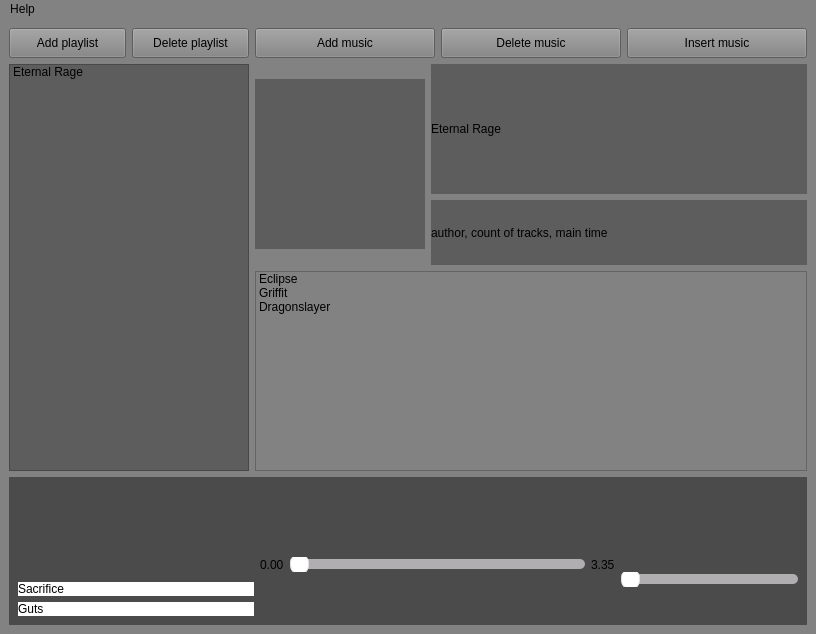
<?xml version="1.0" encoding="UTF-8"?>
<ui version="4.0">
 <class>SpotiFuck</class>
 <widget class="QMainWindow" name="SpotiFuck">
  <property name="geometry">
   <rect>
    <x>0</x>
    <y>0</y>
    <width>816</width>
    <height>634</height>
   </rect>
  </property>
  <property name="windowTitle">
   <string>SpotiFuck</string>
  </property>
  <property name="windowIcon">
   <iconset theme="SpotiFuckLogo">
    <selectedon>SpotiFuckLogo.ico</selectedon>
   </iconset>
  </property>
  <property name="statusTip">
   <string/>
  </property>
  <property name="autoFillBackground">
   <bool>false</bool>
  </property>
  <property name="styleSheet">
   <string notr="true">background-color: rgb(130, 130, 130);
</string>
  </property>
  <widget class="QWidget" name="centralwidget">
   <property name="minimumSize">
    <size>
     <width>816</width>
     <height>608</height>
    </size>
   </property>
   <layout class="QGridLayout" name="gridLayout_2">
    <item row="0" column="0">
     <layout class="QVBoxLayout" name="MainLayout">
      <item>
       <layout class="QHBoxLayout" name="TopPanel" stretch="2,6">
        <item>
         <layout class="QVBoxLayout" name="PlayListPanel">
          <item>
           <layout class="QHBoxLayout" name="PlayListButtons">
            <item>
             <widget class="QPushButton" name="AddPlaylist">
              <property name="minimumSize">
               <size>
                <width>100</width>
                <height>30</height>
               </size>
              </property>
              <property name="styleSheet">
               <string notr="true">font: 8pt &quot;Arial Rounded MT Bold&quot;;</string>
              </property>
              <property name="text">
               <string>Add playlist</string>
              </property>
             </widget>
            </item>
            <item>
             <widget class="QPushButton" name="DeletePlaylist">
              <property name="minimumSize">
               <size>
                <width>100</width>
                <height>30</height>
               </size>
              </property>
              <property name="styleSheet">
               <string notr="true">font: 8pt &quot;Arial Rounded MT Bold&quot;;</string>
              </property>
              <property name="text">
               <string>Delete playlist</string>
              </property>
             </widget>
            </item>
           </layout>
          </item>
          <item>
           <widget class="QListWidget" name="PlayListList">
            <property name="sizePolicy">
             <sizepolicy hsizetype="MinimumExpanding" vsizetype="Expanding">
              <horstretch>0</horstretch>
              <verstretch>0</verstretch>
             </sizepolicy>
            </property>
            <property name="minimumSize">
             <size>
              <width>240</width>
              <height>0</height>
             </size>
            </property>
            <property name="styleSheet">
             <string notr="true">background-color: rgb(93, 93, 93);
font: 10pt &quot;Arial Rounded MT Bold&quot;;</string>
            </property>
            <item>
             <property name="text">
              <string>Eternal Rage</string>
             </property>
            </item>
           </widget>
          </item>
         </layout>
        </item>
        <item>
         <layout class="QVBoxLayout" name="MusicPanel">
          <item>
           <layout class="QHBoxLayout" name="MusicButtons">
            <item>
             <widget class="QPushButton" name="AddMusicToPlaylist">
              <property name="minimumSize">
               <size>
                <width>120</width>
                <height>30</height>
               </size>
              </property>
              <property name="styleSheet">
               <string notr="true">font: 8pt &quot;Arial Rounded MT Bold&quot;;</string>
              </property>
              <property name="text">
               <string>Add music</string>
              </property>
             </widget>
            </item>
            <item>
             <widget class="QPushButton" name="DeleteMusicFromPlaylist">
              <property name="minimumSize">
               <size>
                <width>120</width>
                <height>30</height>
               </size>
              </property>
              <property name="styleSheet">
               <string notr="true">font: 8pt &quot;Arial Rounded MT Bold&quot;;</string>
              </property>
              <property name="text">
               <string>Delete music</string>
              </property>
             </widget>
            </item>
            <item>
             <widget class="QPushButton" name="InsertMusicToPlaylist">
              <property name="sizePolicy">
               <sizepolicy hsizetype="Minimum" vsizetype="Fixed">
                <horstretch>0</horstretch>
                <verstretch>0</verstretch>
               </sizepolicy>
              </property>
              <property name="minimumSize">
               <size>
                <width>120</width>
                <height>30</height>
               </size>
              </property>
              <property name="styleSheet">
               <string notr="true">font: 8pt &quot;Arial Rounded MT Bold&quot;;</string>
              </property>
              <property name="text">
               <string>Insert music</string>
              </property>
             </widget>
            </item>
           </layout>
          </item>
          <item>
           <layout class="QHBoxLayout" name="PlayListInformation" stretch="1,0">
            <item>
             <widget class="QLabel" name="PlayListIcon">
              <property name="minimumSize">
               <size>
                <width>170</width>
                <height>170</height>
               </size>
              </property>
              <property name="maximumSize">
               <size>
                <width>170</width>
                <height>170</height>
               </size>
              </property>
              <property name="autoFillBackground">
               <bool>false</bool>
              </property>
              <property name="styleSheet">
               <string notr="true">background-color: rgb(93, 93, 93);
font: 8pt &quot;Arial Rounded MT Bold&quot;;</string>
              </property>
              <property name="text">
               <string/>
              </property>
              <property name="pixmap">
               <pixmap>../../../гатс.jpg</pixmap>
              </property>
              <property name="scaledContents">
               <bool>true</bool>
              </property>
              <property name="wordWrap">
               <bool>false</bool>
              </property>
             </widget>
            </item>
            <item>
             <layout class="QVBoxLayout" name="PlayListTextInformation" stretch="2,1">
              <item>
               <widget class="QLabel" name="PlayListName">
                <property name="styleSheet">
                 <string notr="true">background-color: rgb(93, 93, 93);
font: 24pt &quot;Arial Rounded MT Bold&quot;;</string>
                </property>
                <property name="text">
                 <string>Eternal Rage</string>
                </property>
               </widget>
              </item>
              <item>
               <widget class="QLabel" name="PlayListdescription">
                <property name="styleSheet">
                 <string notr="true">background-color: rgb(93, 93, 93);
font: 8pt &quot;Arial Rounded MT Bold&quot;;</string>
                </property>
                <property name="text">
                 <string>author, count of tracks, main time</string>
                </property>
               </widget>
              </item>
             </layout>
            </item>
           </layout>
          </item>
          <item>
           <widget class="QListWidget" name="MusicFromPlaylistList">
            <property name="sizePolicy">
             <sizepolicy hsizetype="MinimumExpanding" vsizetype="Expanding">
              <horstretch>0</horstretch>
              <verstretch>0</verstretch>
             </sizepolicy>
            </property>
            <property name="minimumSize">
             <size>
              <width>0</width>
              <height>0</height>
             </size>
            </property>
            <property name="styleSheet">
             <string notr="true">background-color: rgb(130, 130, 130);
font: 9pt &quot;Arial Rounded MT Bold&quot;;</string>
            </property>
            <item>
             <property name="text">
              <string>Eclipse</string>
             </property>
            </item>
            <item>
             <property name="text">
              <string>Griffit</string>
             </property>
            </item>
            <item>
             <property name="text">
              <string>Dragonslayer</string>
             </property>
            </item>
           </widget>
          </item>
         </layout>
        </item>
       </layout>
      </item>
      <item>
       <widget class="QWidget" name="BottomPanel" native="true">
        <property name="styleSheet">
         <string notr="true">background-color: rgb(93, 93, 93);
background-color: rgb(75, 75, 75);</string>
        </property>
        <layout class="QGridLayout" name="gridLayout">
         <item row="0" column="0">
          <layout class="QHBoxLayout" name="MusicInformation_2" stretch="4,6,3">
           <item>
            <layout class="QVBoxLayout" name="MusicInformation">
             <item>
              <layout class="QHBoxLayout" name="MusicVisualInformation">
               <item>
                <widget class="QLabel" name="MusicPicture">
                 <property name="sizePolicy">
                  <sizepolicy hsizetype="Fixed" vsizetype="Fixed">
                   <horstretch>0</horstretch>
                   <verstretch>0</verstretch>
                  </sizepolicy>
                 </property>
                 <property name="minimumSize">
                  <size>
                   <width>90</width>
                   <height>90</height>
                  </size>
                 </property>
                 <property name="maximumSize">
                  <size>
                   <width>90</width>
                   <height>90</height>
                  </size>
                 </property>
                 <property name="text">
                  <string/>
                 </property>
                 <property name="pixmap">
                  <pixmap>../../../метка жертвы.jpg</pixmap>
                 </property>
                 <property name="scaledContents">
                  <bool>true</bool>
                 </property>
                </widget>
               </item>
               <item>
                <spacer name="horizontalSpacer">
                 <property name="orientation">
                  <enum>Qt::Horizontal</enum>
                 </property>
                 <property name="sizeType">
                  <enum>QSizePolicy::Expanding</enum>
                 </property>
                 <property name="sizeHint" stdset="0">
                  <size>
                   <width>128</width>
                   <height>58</height>
                  </size>
                 </property>
                </spacer>
               </item>
              </layout>
             </item>
             <item>
              <layout class="QVBoxLayout" name="MusicTestInformation">
               <item>
                <widget class="QLabel" name="MusicName">
                 <property name="styleSheet">
                  <string notr="true">background-color: rgb(255, 255, 255);
font: 8pt &quot;Arial Rounded MT Bold&quot;;</string>
                 </property>
                 <property name="text">
                  <string>Sacrifice</string>
                 </property>
                </widget>
               </item>
               <item>
                <widget class="QLabel" name="AuthorName">
                 <property name="styleSheet">
                  <string notr="true">background-color: rgb(255, 255, 255);
font: 8pt &quot;Arial Rounded MT Bold&quot;;</string>
                 </property>
                 <property name="text">
                  <string>Guts</string>
                 </property>
                </widget>
               </item>
              </layout>
             </item>
            </layout>
           </item>
           <item>
            <layout class="QVBoxLayout" name="MusicControlPanel">
             <item>
              <layout class="QHBoxLayout" name="MusicControlButtons">
               <item>
                <widget class="QPushButton" name="Previous">
                 <property name="text">
                  <string/>
                 </property>
                 <property name="icon">
                  <iconset>
                   <normaloff>SpotiFuckButtonsImages/previous.png</normaloff>SpotiFuckButtonsImages/previous.png</iconset>
                 </property>
                 <property name="iconSize">
                  <size>
                   <width>70</width>
                   <height>70</height>
                  </size>
                 </property>
                 <property name="flat">
                  <bool>true</bool>
                 </property>
                </widget>
               </item>
               <item>
                <widget class="QPushButton" name="PlayPause">
                 <property name="autoFillBackground">
                  <bool>false</bool>
                 </property>
                 <property name="text">
                  <string/>
                 </property>
                 <property name="icon">
                  <iconset>
                   <normaloff>SpotiFuckButtonsImages/pause.png</normaloff>
                   <disabledoff>SpotiFuckButtonsImages/play.png</disabledoff>
                   <activeoff>SpotiFuckButtonsImages/play.png</activeoff>
                   <activeon>SpotiFuckButtonsImages/pause.png</activeon>SpotiFuckButtonsImages/pause.png</iconset>
                 </property>
                 <property name="iconSize">
                  <size>
                   <width>70</width>
                   <height>70</height>
                  </size>
                 </property>
                 <property name="checkable">
                  <bool>true</bool>
                 </property>
                 <property name="flat">
                  <bool>true</bool>
                 </property>
                </widget>
               </item>
               <item>
                <widget class="QPushButton" name="Next">
                 <property name="text">
                  <string/>
                 </property>
                 <property name="icon">
                  <iconset>
                   <normaloff>SpotiFuckButtonsImages/next.png</normaloff>SpotiFuckButtonsImages/next.png</iconset>
                 </property>
                 <property name="iconSize">
                  <size>
                   <width>70</width>
                   <height>70</height>
                  </size>
                 </property>
                 <property name="flat">
                  <bool>true</bool>
                 </property>
                </widget>
               </item>
              </layout>
             </item>
             <item>
              <layout class="QHBoxLayout" name="MusicSlider">
               <item>
                <widget class="QLabel" name="CurrentMusicTime">
                 <property name="text">
                  <string>0.00</string>
                 </property>
                </widget>
               </item>
               <item>
                <widget class="QSlider" name="horizontalSlider">
                 <property name="styleSheet">
                  <string notr="true">QSlider{
                background: rgb(75, 75, 75);
            }
            QSlider::groove:horizontal {  
                height: 10px;
                margin: 0px;
                border-radius: 5px;
                background: #B0AEB1;
            }
            QSlider::handle:horizontal {
                background: #fff;
                border: 1px solid #E3DEE2;
                width: 17px;
                margin: -5px 0; 
                border-radius: 8px;
            }
            QSlider::sub-page:qlineargradient {
                background: #3B99FC;
                border-radius: 5px;
            }</string>
                 </property>
                 <property name="orientation">
                  <enum>Qt::Horizontal</enum>
                 </property>
                </widget>
               </item>
               <item>
                <widget class="QLabel" name="MaxMusicTime">
                 <property name="text">
                  <string>3.35</string>
                 </property>
                </widget>
               </item>
              </layout>
             </item>
            </layout>
           </item>
           <item>
            <layout class="QVBoxLayout" name="VolumeControl">
             <item>
              <layout class="QHBoxLayout" name="VolumeControlPanel">
               <item>
                <widget class="QPushButton" name="VolumeMinus">
                 <property name="text">
                  <string/>
                 </property>
                 <property name="icon">
                  <iconset>
                   <normaloff>SpotiFuckButtonsImages/volume_minus.png</normaloff>SpotiFuckButtonsImages/volume_minus.png</iconset>
                 </property>
                 <property name="iconSize">
                  <size>
                   <width>40</width>
                   <height>40</height>
                  </size>
                 </property>
                 <property name="flat">
                  <bool>true</bool>
                 </property>
                </widget>
               </item>
               <item>
                <widget class="QPushButton" name="VolumeAbleDisable">
                 <property name="text">
                  <string/>
                 </property>
                 <property name="icon">
                  <iconset>
                   <normaloff>SpotiFuckButtonsImages/mute.png</normaloff>SpotiFuckButtonsImages/mute.png</iconset>
                 </property>
                 <property name="iconSize">
                  <size>
                   <width>40</width>
                   <height>40</height>
                  </size>
                 </property>
                 <property name="flat">
                  <bool>true</bool>
                 </property>
                </widget>
               </item>
               <item>
                <widget class="QPushButton" name="VolumePlus">
                 <property name="text">
                  <string/>
                 </property>
                 <property name="icon">
                  <iconset>
                   <normaloff>SpotiFuckButtonsImages/volume_plus.png</normaloff>SpotiFuckButtonsImages/volume_plus.png</iconset>
                 </property>
                 <property name="iconSize">
                  <size>
                   <width>40</width>
                   <height>40</height>
                  </size>
                 </property>
                 <property name="flat">
                  <bool>true</bool>
                 </property>
                </widget>
               </item>
              </layout>
             </item>
             <item>
              <widget class="QSlider" name="VolumeSlider">
               <property name="styleSheet">
                <string notr="true">QSlider{
                background: rgb(75, 75, 75);
            }
            QSlider::groove:horizontal {  
                height: 10px;
                margin: 0px;
                border-radius: 5px;
                background: #B0AEB1;
            }
            QSlider::handle:horizontal {
                background: #fff;
                border: 1px solid #E3DEE2;
                width: 17px;
                margin: -5px 0; 
                border-radius: 8px;
            }
            QSlider::sub-page:qlineargradient {
                background: #3B99FC;
                border-radius: 5px;
            }</string>
               </property>
               <property name="orientation">
                <enum>Qt::Horizontal</enum>
               </property>
              </widget>
             </item>
            </layout>
           </item>
          </layout>
         </item>
        </layout>
       </widget>
      </item>
     </layout>
    </item>
   </layout>
   <zorder></zorder>
  </widget>
  <widget class="QMenuBar" name="menubar">
   <property name="geometry">
    <rect>
     <x>0</x>
     <y>0</y>
     <width>816</width>
     <height>26</height>
    </rect>
   </property>
   <widget class="QMenu" name="menuHelp_2">
    <property name="title">
     <string>Help</string>
    </property>
    <addaction name="actionSpotiFuck_Help"/>
    <addaction name="actionAbout_Spotifuck"/>
   </widget>
   <addaction name="menuHelp_2"/>
  </widget>
  <action name="actionAbout_SpotiFuck">
   <property name="text">
    <string>About SpotiFuck</string>
   </property>
  </action>
  <action name="actionSpotiFuck_Help">
   <property name="text">
    <string>SpotiFuck Help</string>
   </property>
  </action>
  <action name="actionAbout_Spotifuck">
   <property name="text">
    <string>About SpotiFuck</string>
   </property>
  </action>
 </widget>
 <resources/>
 <connections/>
</ui>
